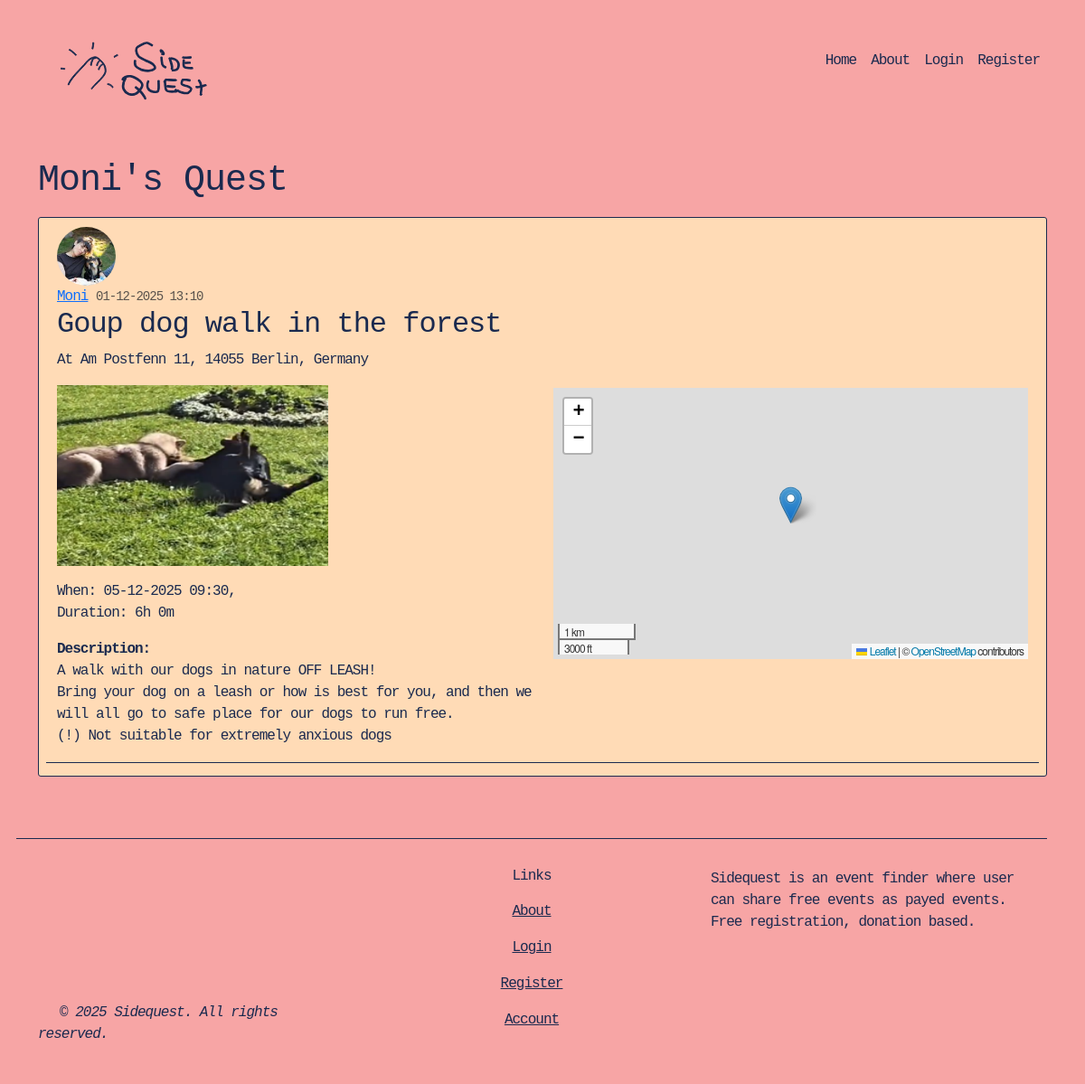
/post/7, run on an earlier commit of the app's database.
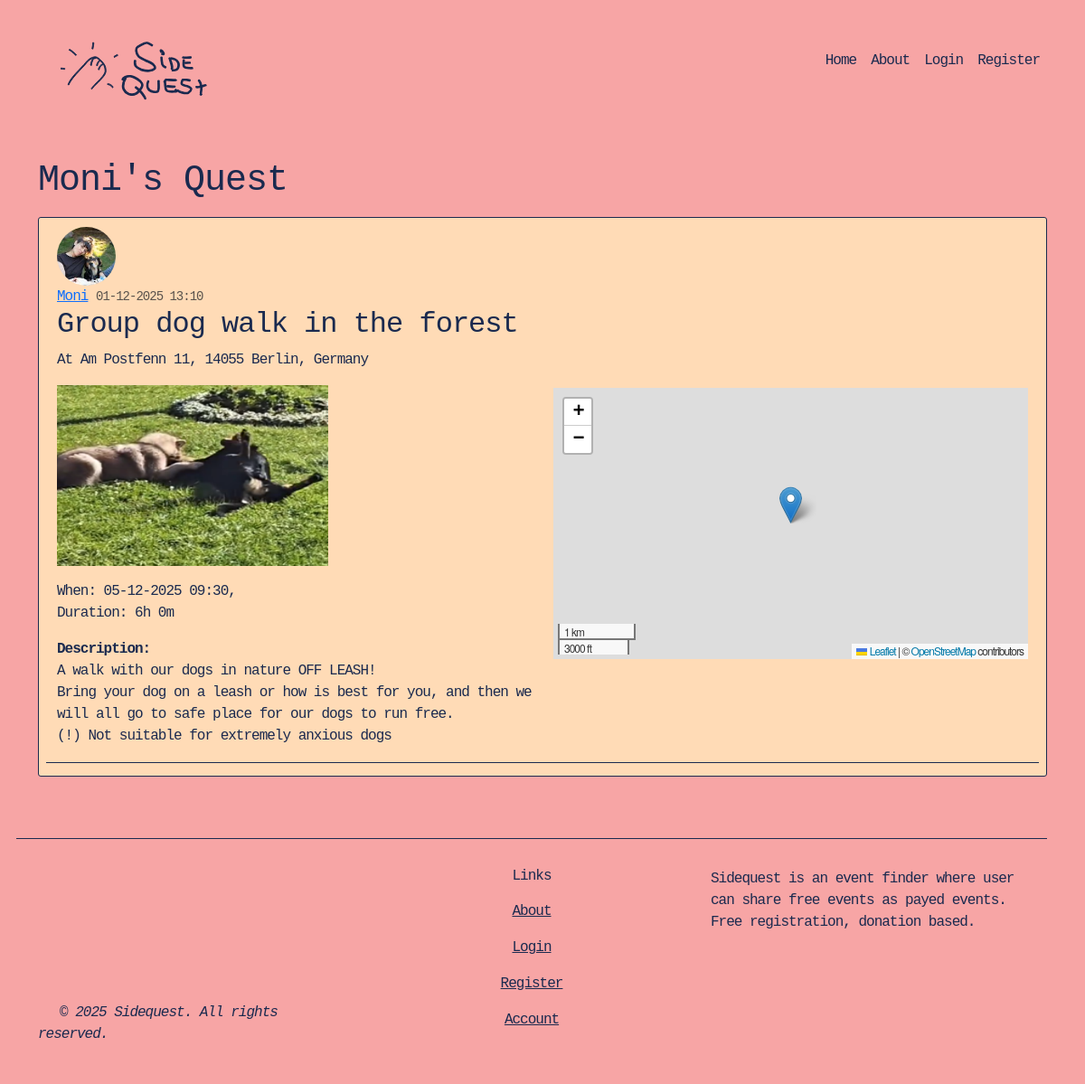
And on a later commit of the database.
### event_finder/models.py (models this page shows, shortened)
class Post(db.Model):
    id = db.Column(db.Integer, primary_key=True)
    title = db.Column(db.String(100), nullable=False)
    address = db.Column(db.String(255), nullable=True)
    latitude = db.Column(db.Float, nullable=True)
    longitude = db.Column(db.Float, nullable=True)
    date_posted = db.Column(db.DateTime, nullable=False, default=datetime.utcnow)
    event_date = db.Column(db.DateTime, nullable=True)
    duration_minutes = db.Column(db.Integer, nullable=True)
    image = db.Column(db.String(20), nullable=True, default='event_default.jpg')
    content = db.Column(db.Text, nullable=False)
    user_id = db.Column(db.Integer, db.ForeignKey('user.id'),
                        name='fk_author',
                        nullable=False)
    category_id = db.Column(db.Integer,
                            db.ForeignKey('category.id'),
                            name='fk_post_category',
                            nullable=False)

### event_finder/routes.py (the view)
@app.route("/post/<int:post_id>", methods = ['GET']) # route with a variable inside. With "int:" we specify what kind of variable are we expecting
def post(post_id):
    post = Post.query.get_or_404(post_id) #this new method returns a 404 if the post_id doesnt exist
    lat = post.latitude
    lon = post.longitude
    duration_hours = post.duration_minutes // 60
    duration_mins = post.duration_minutes % 60
    if post.image:
        image = url_for('static', filename='event_pics/' + post.image)
        return render_template('post.html', title=post.title, post=post, lat=lat, lon=lon, image=image, duration_hours=duration_hours, duration_mins=duration_mins)
    return render_template('post.html', title=post.title, post=post, lat=lat, lon=lon, duration_hours=duration_hours, duration_mins=duration_mins)

### event_finder/templates/post.html (shortened to what this page needs)
{% extends "layout.html" %}
{% block content %}
    <div class="section pb-2">
        <h1> {{ (post.author.username + "'s Quest") }} </h1>
    </div>
        <article class="media content-section">
            <img class="rounded-circle article-img" src="{{ url_for('static', filename='profile_pics/' + post.author.image_file) }}">
            <div class="media-body">
                <div class="article-metadata row">
                    <div class="col-12 col-md-6">
                        <a class="mr-2" href="{{url_for('user_posts', username=post.author.username)}}">{{ post.author.username }}</a>
                        <small class="text-muted">{{post.date_posted.strftime('%d-%m-%Y %H:%M')}}</small>
                        <h2 class ="article-title">{{post.title}}</h2>
                        <p class="article-content">At {{ post.address }}</p>
                        {% if post.event_date and post.duration_minutes and post.image %}
                            <img class="event-photo" src="{{ image }}">
                            <p class="article-content">When: {{ post.event_date.strftime('%d-%m-%Y %H:%M') }}, </br>Duration: {{ duration_hours }}h {{ duration_mins }}m</p>
                        {% endif%}
                        <p class="article-content"><strong>Description:</strong></br>{{ post.content }}</p>
                    </div>
                    <div class="col-12 col-md-6 align-content-center">
                        <div id="map"></div>
                    </div>
                </div>
            </div>
        </article>
{% endblock content %}

What changed in the data, as far as the page shows it:
changed Post "Am Postfenn 11, 14055 Berlin, Germany": title "Goup dog walk in the forest" → "Group dog walk in the forest"
